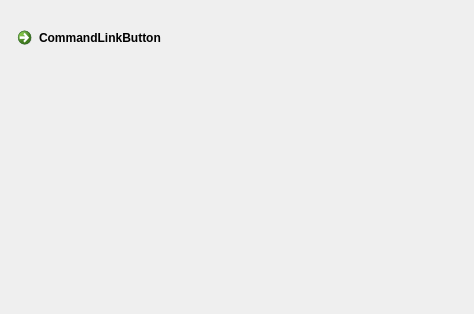
<?xml version="1.0" encoding="UTF-8"?>
<ui version="4.0">
 <class>help</class>
 <widget class="QDialog" name="help">
  <property name="geometry">
   <rect>
    <x>0</x>
    <y>0</y>
    <width>474</width>
    <height>314</height>
   </rect>
  </property>
  <property name="windowTitle">
   <string>Dialog</string>
  </property>
  <property name="windowIcon">
   <iconset>
    <normaloff>../img/help_globe_93.jpg</normaloff>../img/help_globe_93.jpg</iconset>
  </property>
  <widget class="QCommandLinkButton" name="commandLinkButton">
   <property name="geometry">
    <rect>
     <x>10</x>
     <y>20</y>
     <width>172</width>
     <height>41</height>
    </rect>
   </property>
   <property name="text">
    <string>CommandLinkButton</string>
   </property>
  </widget>
 </widget>
 <resources/>
 <connections/>
</ui>
